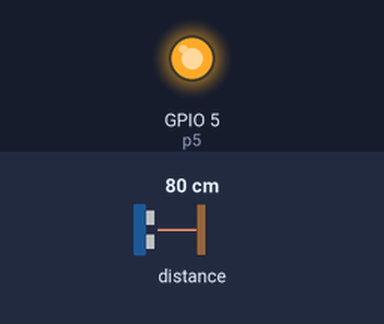
Simulated run of this program. Board: ESP32 board running MicroPython. On the bench: output pins drawn as LEDs (lit = HIGH). Inputs (shaded band) come from the test bench; at power-on: distance to the obstacle 80 cm. Web requests get an empty 200 reply after 0.4 s; library files of the repository ran but are not shown: vl53l1x.py; what the program prints to the serial console is not drawn. At 11.9 s the program stops and its outputs stay as they are.

Above: at 0.1 s.
Timing chart, 0 to 1.6 s (numbered marks = the images above):
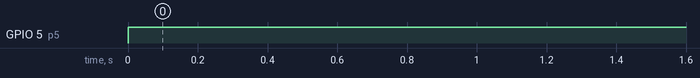

The program:

send_sleft.py
```python
import time
import ujson
import urequests
from machine import SoftI2C,Pin
from vl53l1x import VL53L1X

I2C_SCL_PIN = 22
I2C_SDA_PIN = 21
p5 = Pin(5,Pin.OUT)
p5.on()
i2c = SoftI2C(scl=Pin(I2C_SCL_PIN), sda=Pin(I2C_SDA_PIN))
distance = VL53L1X(i2c)

def send():
    url = 'http://192.168.2.102:5000/sleft'
    dist_data = []
    count = 0
    while count < 100:
        try:
            dist = distance.read()
            #print("range: mm ", distance.read())
            dist_data.append(dist)
            count += 1
            time.sleep(0.1)
        except:
            count += 0

    sendData = {"device" : 7, "distance" : dist_data}
    header = {'Content-Type': 'application/json'}
    print("Measurements complete! Please step aside...")
    time.sleep(1)
    res = urequests.post(url, data=ujson.dumps(sendData).encode("utf-8"),headers=header)
    print("サーバからのステータスコード：", res.status_code)
    res.close()

if __name__ == '__main__':
    send()
```

Measured:
- by itself, GPIO 5 (p5): LOW → HIGH at 0.00 s
